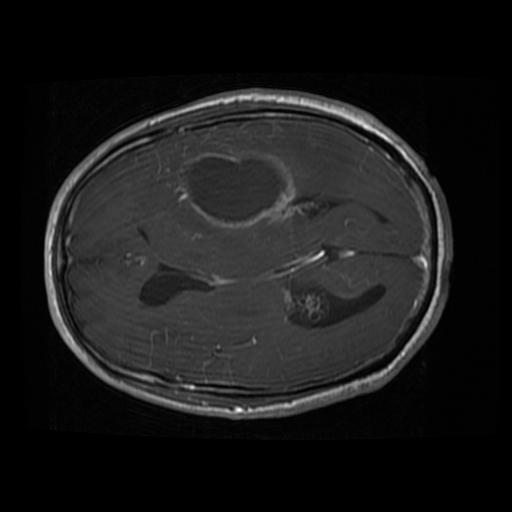
#> input picture test_images/0 (239).jpg, 512 x 512 px, found by its file name
$ jupyter execute --allow-errors brain_tumour_segmentation.ipynb
#> lines starting #> are read from the running program, lines starting #| are printed output that depends on the picture
[cell 1]
import  cv2
import matplotlib.pyplot as plt
img=cv2.imread('test_images\\0 (239).jpg',0)
#> img is the input picture: shape (512, 512); min 0, max 255, mean 25.9
print(img.shape)
#| (512, 512)
plt.imshow(img,cmap='gray')

[cell 2]
height,width=img.shape
#> height = 512; width = 512
imgFlatten=img.reshape(height*width,1)

[cell 3]
from sklearn.cluster import KMeans
model=KMeans(n_clusters=5)
model.fit(imgFlatten)

labels=model.labels_
labels2D=labels.reshape(height,width)

[cell 4]
print(img[200:210,200:210])
#| [[44 44 43 42 42 42 43 43 44 44]
#|  [44 44 44 44 45 45 45 45 45 45]
#|  [44 45 46 47 47 48 47 47 46 46]
#|  [42 43 45 47 48 48 48 47 47 47]
#|  [41 42 43 44 45 46 46 46 47 47]
#|  [42 42 41 41 42 43 45 45 47 47]
#|  [45 43 41 39 40 41 44 46 46 46]
#|  [48 45 41 39 39 41 44 46 46 46]
#|  [66 51 38 36 38 38 39 44 46 46]
#|  [75 61 47 40 37 35 36 41 45 45]]
print('================')
print(labels2D[200:210,200:210])
#| [[4 4 4 4 4 4 4 4 4 4]
#|  [4 4 4 4 4 4 4 4 4 4]
#|  [4 4 4 4 4 4 4 4 4 4]
#|  [4 4 4 4 4 4 4 4 4 4]
#|  [4 4 4 4 4 4 4 4 4 4]
#|  [4 4 4 4 4 4 4 4 4 4]
#|  [4 4 4 4 4 4 4 4 4 4]
#|  [4 4 4 4 4 4 4 4 4 4]
#|  [1 1 4 4 4 4 4 4 4 4]
#|  [2 1 4 4 4 4 4 4 4 4]]

[cell 5]
plt.imshow(labels2D)
plt.colorbar()
plt.show
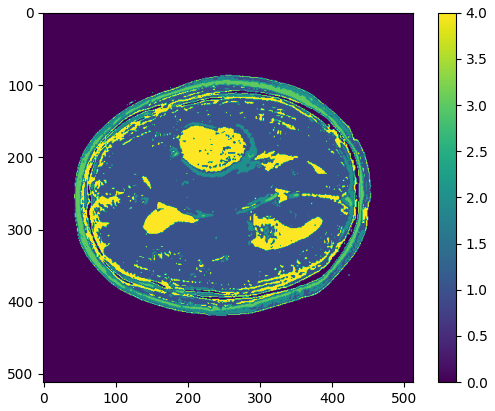
#> figure drawn by matplotlib, 2 panels


$ run again, with test_images/0 (1094).jpg copied over test_images/0 (239).jpg
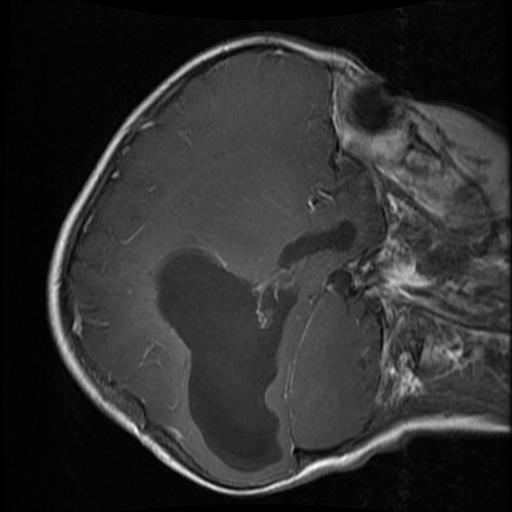
#> input picture test_images/0 (1094).jpg, 512 x 512 px, found by its file name
#> img is the input picture: shape (512, 512); min 0, max 255, mean 46.5
#| (512, 512)
#| [[67 69 71 73 73 71 69 68 68 68]
#|  [68 69 70 71 71 70 69 68 69 69]
#|  [69 69 69 69 69 68 68 68 70 70]
#|  [69 69 68 67 67 67 68 68 69 70]
#|  [70 69 68 67 67 67 67 67 67 68]
#|  [70 70 70 69 68 68 67 67 66 67]
#> (further printed lines are left out)
#| [[4 4 4 4 4 4 4 4 4 4]
#|  [4 4 4 4 4 4 4 4 4 4]
#|  [4 4 4 4 4 4 4 4 4 4]
#|  [4 4 4 4 4 4 4 4 4 4]
#|  [4 4 4 4 4 4 4 4 4 4]
#|  [4 4 4 4 4 4 4 4 4 4]
#> (further printed lines are left out)
#> `[cell 5] plt.imshow(labels2D) plt.colorbar() plt.show`:
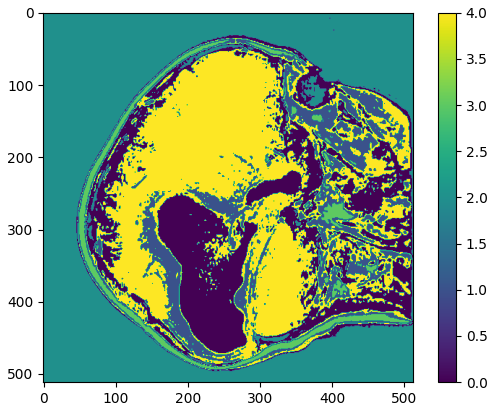
#> figure drawn by matplotlib, 2 panels

$ run again, with test_images/0 (1096).jpg copied over test_images/0 (239).jpg
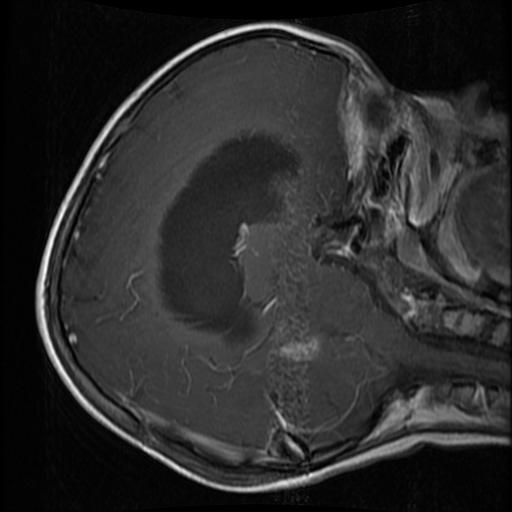
#> input picture test_images/0 (1096).jpg, 512 x 512 px, found by its file name
#> img is the input picture: shape (512, 512); min 0, max 255, mean 43.4
#| (512, 512)
#| [[38 39 40 40 40 40 39 38 38 40]
#|  [37 38 39 39 39 39 38 37 39 41]
#|  [36 37 37 38 38 37 37 36 40 42]
#|  [35 36 37 37 37 37 36 35 41 43]
#|  [36 37 37 38 38 37 37 36 42 43]
#|  [38 39 40 40 40 40 39 38 42 42]
#> (further printed lines are left out)
#| [[3 3 3 3 3 3 3 3 3 3]
#|  [3 3 3 3 3 3 3 3 3 3]
#|  [3 3 3 3 3 3 3 3 3 3]
#|  [3 3 3 3 3 3 3 3 3 3]
#|  [3 3 3 3 3 3 3 3 3 3]
#|  [3 3 3 3 3 3 3 3 3 3]
#> (further printed lines are left out)
#> `[cell 5] plt.imshow(labels2D) plt.colorbar() plt.show`:
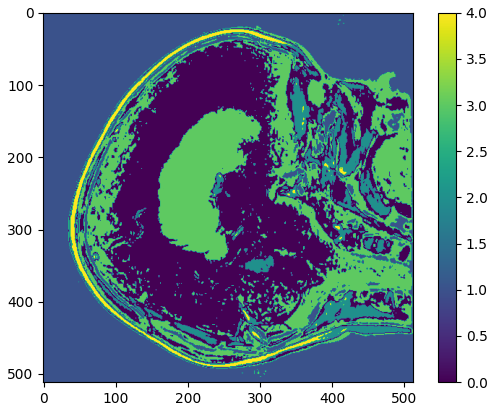
#> figure drawn by matplotlib, 2 panels

$ run again, with test_images/0 (1097).jpg copied over test_images/0 (239).jpg
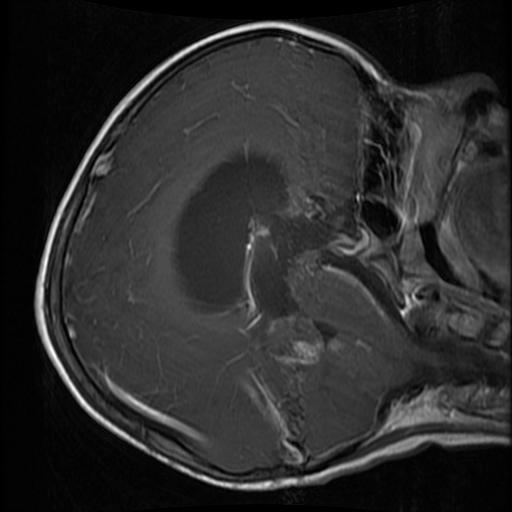
#> input picture test_images/0 (1097).jpg, 512 x 512 px, found by its file name
#> img is the input picture: shape (512, 512); min 0, max 254, mean 43.6
#| (512, 512)
#| [[43 43 42 41 40 40 40 41 47 43]
#|  [44 43 42 41 41 41 41 41 44 43]
#|  [43 43 42 41 41 41 41 42 41 42]
#|  [42 41 40 40 40 40 41 41 39 42]
#|  [40 39 39 38 38 39 40 40 39 42]
#|  [39 39 39 38 39 39 40 41 41 42]
#> (further printed lines are left out)
#| [[4 4 4 4 4 4 4 4 4 4]
#|  [4 4 4 4 4 4 4 4 4 4]
#|  [4 4 4 4 4 4 4 4 4 4]
#|  [4 4 4 4 4 4 4 4 4 4]
#|  [4 4 4 4 4 4 4 4 4 4]
#|  [4 4 4 4 4 4 4 4 4 4]
#> (further printed lines are left out)
#> `[cell 5] plt.imshow(labels2D) plt.colorbar() plt.show`:
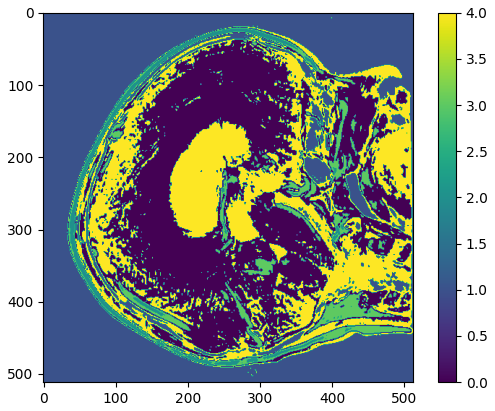
#> figure drawn by matplotlib, 2 panels
